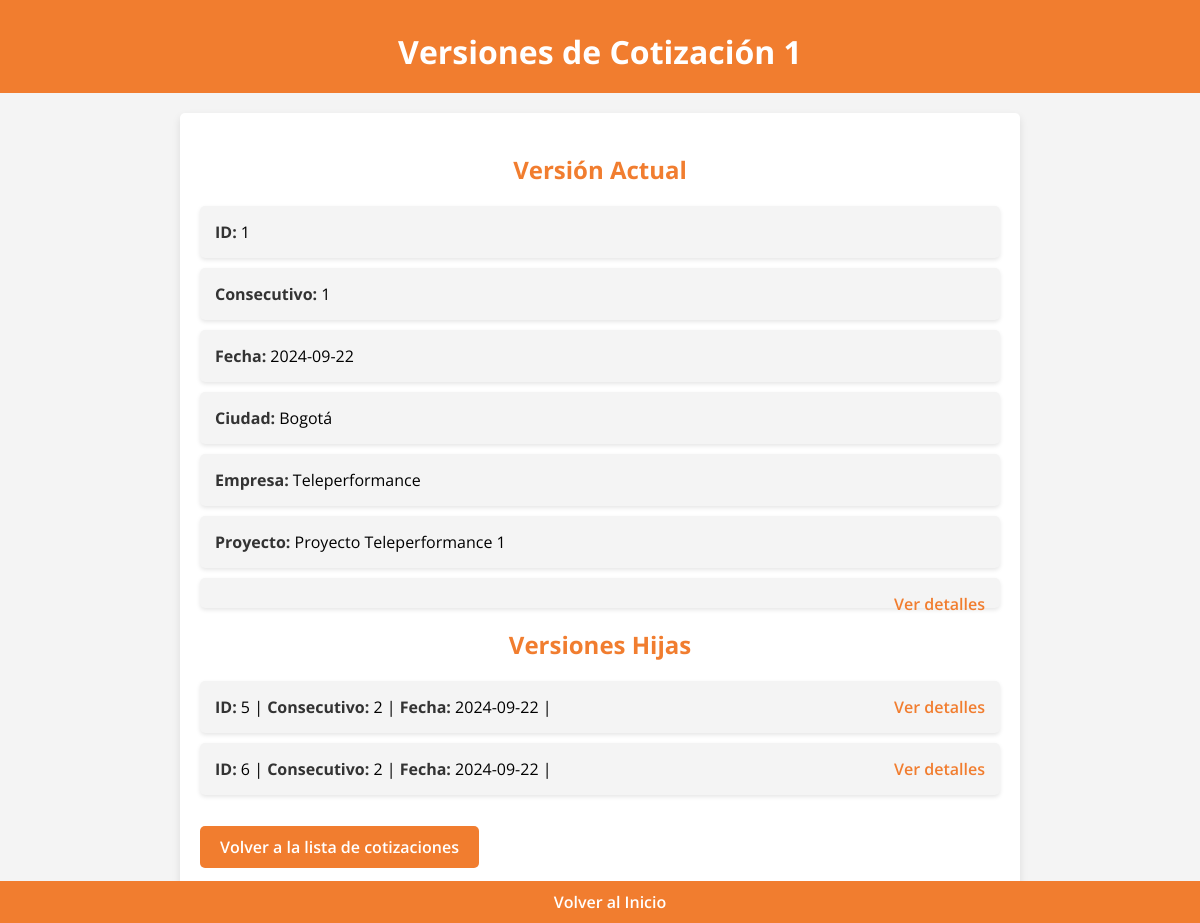
The page /versiones_cotizacion/1 on the database its author committed.
### app.py (models this page shows, shortened)
class Cotizacion(db.Model):
    id = db.Column(db.Integer, primary_key=True)
    fecha = db.Column(db.Date, default=lambda: datetime.now(pytz.timezone('America/Bogota')).date())
    ciudad = db.Column(db.String(100), nullable=False)
    empresa = db.Column(db.String(100), nullable=False)
    proyecto = db.Column(db.String(100), nullable=False)
    plazo = db.Column(db.String(100), nullable=False)
    entrega = db.Column(db.String(100), nullable=False)
    anticipo = db.Column(db.Integer, nullable=False)
    p_acta = db.Column(db.Integer, nullable=False)
    f_acta = db.Column(db.Integer, nullable=False)
    consecutivo = db.Column(db.Integer, nullable=False)
    version_padre_id = db.Column(db.Integer, db.ForeignKey('cotizacion.id'), nullable=True)
    versiones = db.relationship('Cotizacion', backref=db.backref('version_padre', remote_side=[id]), lazy=True)
    productos_detalle = db.relationship('CotizacionProducto', backref='cotizacion', lazy=True)
    cliente_id = db.Column(db.Integer, db.ForeignKey('cliente.id'), nullable=False)
    cliente = db.relationship('Cliente', backref=db.backref('cotizaciones', lazy=True))
    servicio = db.Column(db.String(1000), nullable=False, default="v")

### app.py (the view)
@app.route('/versiones_cotizacion/<int:id>')
def listar_versiones(id):
    cotizacion = Cotizacion.query.get_or_404(id)
    versiones = Cotizacion.query.filter_by(version_padre_id=cotizacion.id).order_by(Cotizacion.consecutivo.desc()).all()
    padres = []
    padre = cotizacion.version_padre
    while padre:
        padres.append(padre)
        padre = padre.version_padre
    padres.reverse()  # Para mostrar desde el más antiguo al más reciente
    return render_template('versiones_cotizacion.html', cotizacion=cotizacion, versiones=versiones, padres=padres)

### templates/versiones_cotizacion.html (shortened to what this page needs)
<!DOCTYPE html>
<html lang="es">
<head>
    <link rel="stylesheet" href="{{ url_for('static', filename='styles.css') }}">
</head>
<body>
    <header>
        <h1>Versiones de Cotización {{ cotizacion.id }}</h1>
    </header>
    <main class="versions-container">
        <h2>Versión Actual</h2>
        <ul>
            <li><strong>ID:</strong> {{ cotizacion.id }}</li>
            <li><strong>Consecutivo:</strong> {{ cotizacion.consecutivo }}</li>
            <li><strong>Fecha:</strong> {{ cotizacion.fecha }}</li>
            <li><strong>Ciudad:</strong> {{ cotizacion.ciudad }}</li>
            <li><strong>Empresa:</strong> {{ cotizacion.empresa }}</li>
            <li><strong>Proyecto:</strong> {{ cotizacion.proyecto }}</li>
            <li><a href="{{ url_for('ver_cotizacion', id=cotizacion.id) }}">Ver detalles</a></li>
        </ul>
        {% if versiones %}
        <h2>Versiones Hijas</h2>
        <ul>
            {% for version in versiones %}
            <li>
                <strong>ID:</strong> {{ version.id }} |
                <strong>Consecutivo:</strong> {{ version.consecutivo }} |
                <strong>Fecha:</strong> {{ version.fecha }} |
                <a href="{{ url_for('ver_cotizacion', id=version.id) }}">Ver detalles</a>
            </li>
            {% endfor %}
        </ul>
        {% else %}
        <p>No hay versiones hijas para esta cotización.</p>
        {% endif %}
        <a href="{{ url_for('listar_cotizaciones') }}" class="btn">Volver a la lista de cotizaciones</a>
    </main>
    <footer>
        <a href="/" class="support-link">Volver al Inicio</a>
    </footer>
</body>
</html>

### static/styles.css (style rules this page uses)
body { font-family: 'Open Sans', Arial, sans-serif; margin: 0; padding: 0; box-sizing: border-box; background-color: #f4f4f4; }
header { background-color: #f17d2f; color: white; padding: 20px; text-align: center; }
h1 { margin: 10px 0 0; font-size: 2rem; }
h2 { color: #f17d2f; }
.btn { display: block; margin: 15px 0; padding: 10px 15px; background-color: #f17d2f; color: white; border-radius: 5px; text-decoration: none; font-weight: 600; transition: background-color 0.3s ease; text-align: center; }
footer { background-color: #f17d2f; color: white; padding: 10px; text-align: center; position: fixed; width: 100%; bottom: 0; }
.support-link { color: white; text-decoration: none; font-weight: 600; }
.versions-container { max-width: 800px; margin: 20px auto; padding: 20px; background-color: white; border-radius: 5px; box-shadow: 0 4px 8px rgba(0, 0, 0, 0.1); }
.versions-container h1, .versions-container h2 { color: #f17d2f; text-align: center; }
.versions-container ul { list-style-type: none; padding: 0; }
.versions-container ul li { background-color: #f4f4f4; margin: 10px 0; padding: 15px; border-radius: 5px; box-shadow: 0 2px 4px rgba(0, 0, 0, 0.1); }
.versions-container ul li strong { color: #333; }
.versions-container ul li a { color: #f17d2f; text-decoration: none; font-weight: 600; float: right; }
.versions-container .btn { display: inline-block; margin: 15px auto; padding: 10px 20px; background-color: #f17d2f; color: white; border-radius: 5px; text-decoration: none; font-weight: 600; transition: background-color 0.3s ease; text-align: center; }

### rows shown on the page
Cotizacion: id "1", consecutivo "1", fecha "2024-09-22", ciudad "Bogotá", empresa "Teleperformance", proyecto "Proyecto Teleperformance 1"
Cotizacion: id "5", consecutivo "2", fecha "2024-09-22"
Cotizacion: id "6", consecutivo "2", fecha "2024-09-22"
